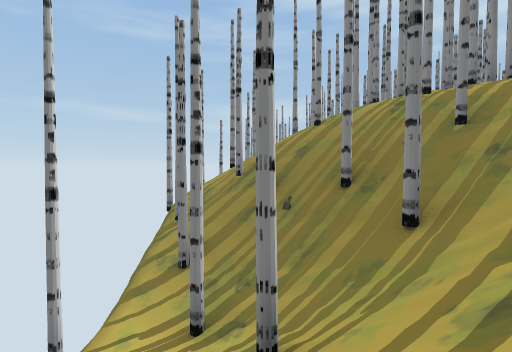
view 1 (above)

16 first-person views from a walk through a Unity game level. The camera is 1.4 m above the floor, tilts 2° down and sees 80° across. The floor is counted in squares, 2 m on a side. Each view is taken from the middle of a square. On the plan, view 1 faces up. The plan holds only what a view shows up to about 10 squares ahead; the rest is blank. The place goes on beyond the plan.

view 2
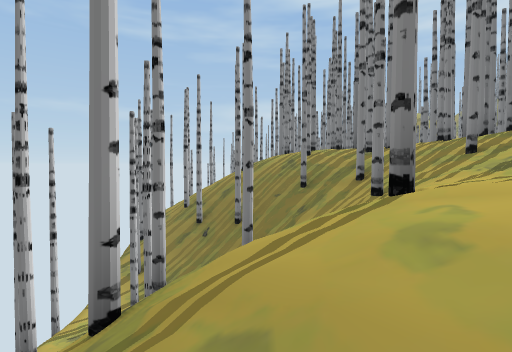

view 3
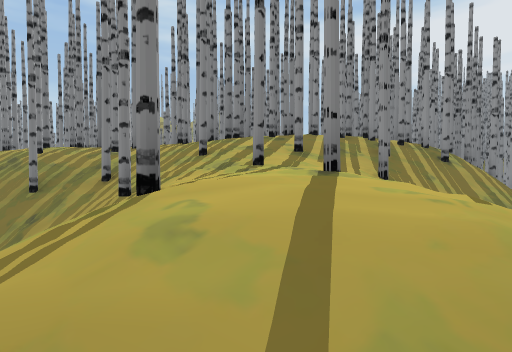

view 4
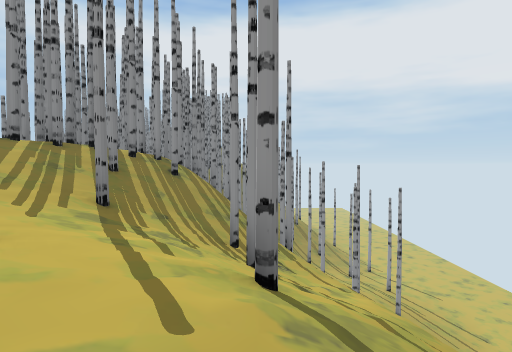

view 5
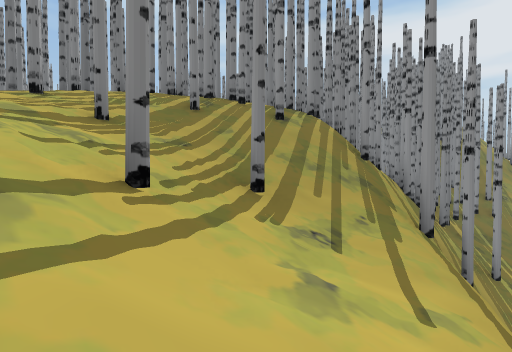

view 6
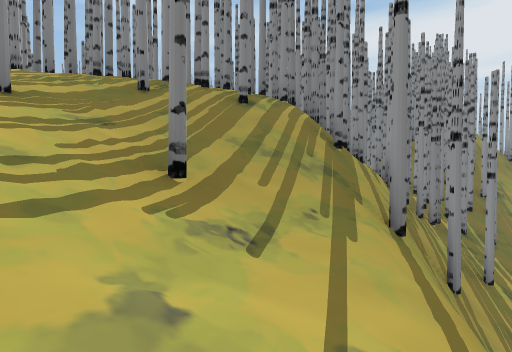

view 7
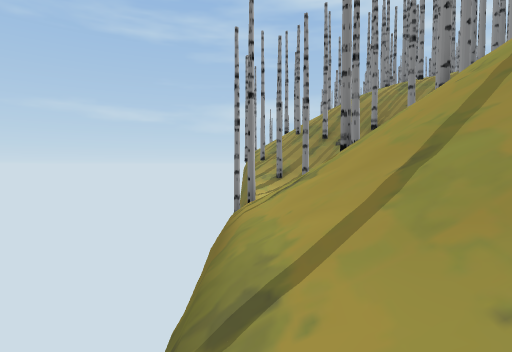

view 8
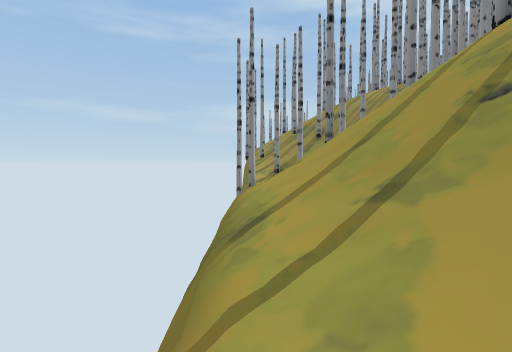

view 9
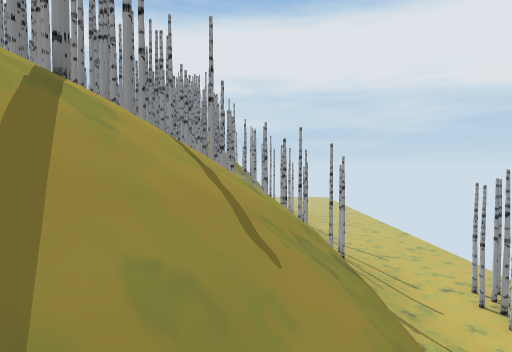

view 10
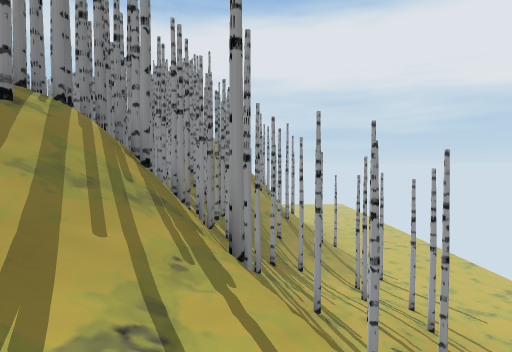

view 11
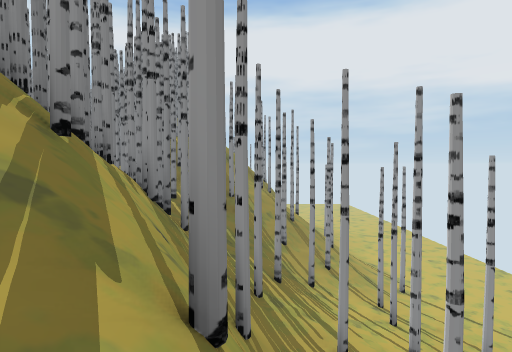

view 12
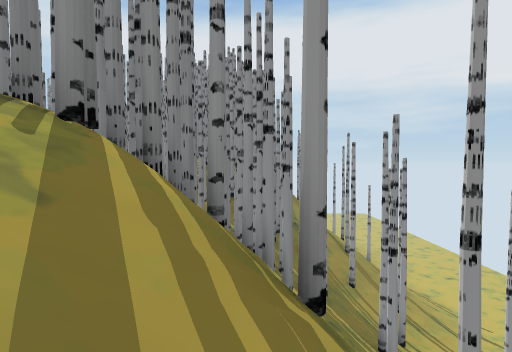

view 13
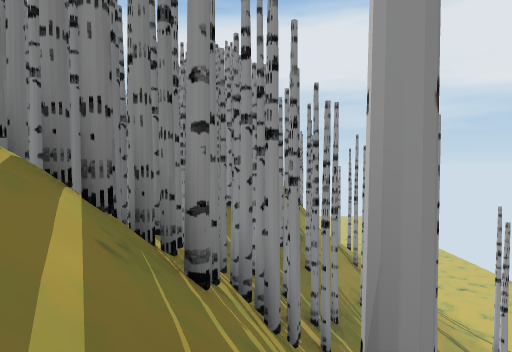

view 14
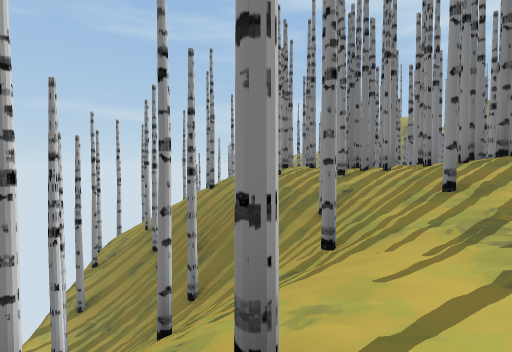

view 15
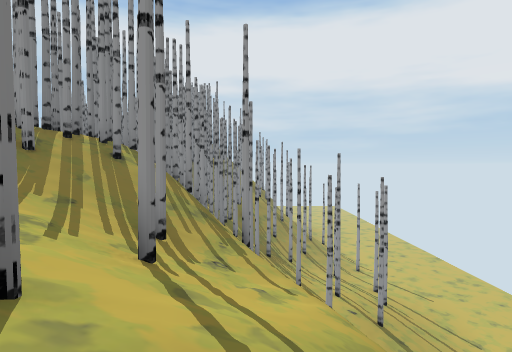

view 16
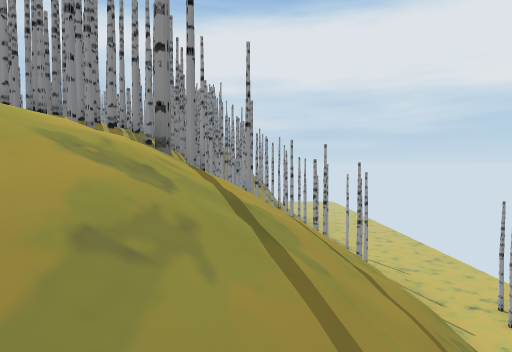

### Floor plan
Key: @ floor where view 1 was taken; # wall or solid block; . main floor; - floor 0.5 m lower than the main floor; : floor 0.75 m higher than the main floor; _ floor 0.75 m lower than the main floor; < floor 7.25 m lower than the main floor; ( floor 8.75 m lower than the main floor; / step, stairs or slope; = window, fence, low wall or low ledge; v drop or lower ground.
Columns run from 3 left of view 1 to 21 right of it. Each row starts with its distance up from view 1.
 10       #
  9   #/# ##
  8  #/=//###
  7  #/////##
  6  ///#///##
  5  ///##//###
  4 #//////#/=##
  3 #<////////###
  2  //#/#/#/#:####
  1   # #///..#//##
  0  //@ //_..//#/##
 -1  ///#/=-//=///#####
 -2  /////--///////vv####  #
 -3  /// ///#//////###/#####
 -4  //  ////////#####///////
 -5  /   ///////v   //////#//
 -6       vvv      #(///////
 -7                /////////

Where each view was taken, in squares from view 1:
view 1: 0 up, 0 right, facing up
view 2: 3 down, 2 right, facing up
view 3: 3 down, 2 right, facing up-right
view 4: 3 down, 3 right, facing right
view 5: 5 down, 6 right, facing up-right
view 6: 5 down, 7 right, facing up-right
view 7: 4 down, 2 left, facing up
view 8: 5 down, 2 left, facing up
view 9: 5 down, 2 right, facing right
view 10: 4 down, 7 right, facing right
view 11: 4 down, 9 right, facing right
view 12: 2 down, 10 right, facing right
view 13: 2 down, 11 right, facing right
view 14: 2 down, 3 right, facing up
view 15: 4 down, 4 right, facing right
view 16: 4 down, 2 right, facing right
